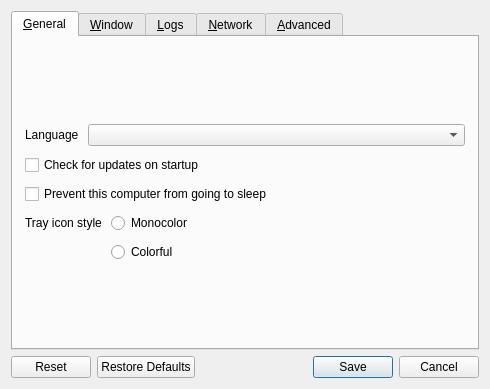
<?xml version="1.0" encoding="UTF-8"?>
<ui version="4.0">
 <class>SettingsDialog</class>
 <widget class="QDialog" name="SettingsDialog">
  <property name="geometry">
   <rect>
    <x>0</x>
    <y>0</y>
    <width>490</width>
    <height>366</height>
   </rect>
  </property>
  <property name="sizePolicy">
   <sizepolicy hsizetype="Maximum" vsizetype="Maximum">
    <horstretch>0</horstretch>
    <verstretch>0</verstretch>
   </sizepolicy>
  </property>
  <property name="windowTitle">
   <string>Preferences</string>
  </property>
  <property name="modal">
   <bool>true</bool>
  </property>
  <layout class="QVBoxLayout" name="verticalLayout_3">
   <item>
    <widget class="QTabWidget" name="tabWidget">
     <widget class="QWidget" name="tabGeneral">
      <attribute name="title">
       <string>&amp;General</string>
      </attribute>
      <layout class="QVBoxLayout" name="verticalLayout_6">
       <property name="spacing">
        <number>9</number>
       </property>
       <property name="leftMargin">
        <number>12</number>
       </property>
       <property name="topMargin">
        <number>0</number>
       </property>
       <property name="rightMargin">
        <number>12</number>
       </property>
       <property name="bottomMargin">
        <number>0</number>
       </property>
       <item>
        <spacer name="verticalSpacer_6">
         <property name="orientation">
          <enum>Qt::Orientation::Vertical</enum>
         </property>
         <property name="sizeHint" stdset="0">
          <size>
           <width>20</width>
           <height>0</height>
          </size>
         </property>
        </spacer>
       </item>
       <item>
        <layout class="QHBoxLayout" name="horizontalLayout_3">
         <item>
          <widget class="QLabel" name="lblLanguage">
           <property name="sizePolicy">
            <sizepolicy hsizetype="Maximum" vsizetype="Preferred">
             <horstretch>0</horstretch>
             <verstretch>0</verstretch>
            </sizepolicy>
           </property>
           <property name="text">
            <string>Language</string>
           </property>
          </widget>
         </item>
         <item>
          <widget class="QComboBox" name="comboLanguage"/>
         </item>
        </layout>
       </item>
       <item>
        <widget class="QCheckBox" name="cbAutoUpdate">
         <property name="text">
          <string>Check for updates on startup</string>
         </property>
        </widget>
       </item>
       <item>
        <widget class="QCheckBox" name="cbPreventSleep">
         <property name="text">
          <string>Prevent this computer from going to sleep</string>
         </property>
        </widget>
       </item>
       <item>
        <layout class="QFormLayout" name="formLayout">
         <item row="1" column="1">
          <widget class="QRadioButton" name="rbIconColorful">
           <property name="text">
            <string>Colorful</string>
           </property>
          </widget>
         </item>
         <item row="0" column="1">
          <widget class="QRadioButton" name="rbIconMono">
           <property name="text">
            <string>Monocolor</string>
           </property>
          </widget>
         </item>
         <item row="0" column="0">
          <widget class="QLabel" name="lblTrayIconStyle">
           <property name="text">
            <string>Tray icon style</string>
           </property>
          </widget>
         </item>
        </layout>
       </item>
       <item>
        <spacer name="verticalSpacer_3">
         <property name="orientation">
          <enum>Qt::Orientation::Vertical</enum>
         </property>
         <property name="sizeHint" stdset="0">
          <size>
           <width>20</width>
           <height>0</height>
          </size>
         </property>
        </spacer>
       </item>
      </layout>
     </widget>
     <widget class="QWidget" name="tabWindow">
      <attribute name="title">
       <string>&amp;Window</string>
      </attribute>
      <layout class="QVBoxLayout" name="verticalLayout_14">
       <property name="spacing">
        <number>9</number>
       </property>
       <property name="leftMargin">
        <number>12</number>
       </property>
       <property name="topMargin">
        <number>0</number>
       </property>
       <property name="rightMargin">
        <number>12</number>
       </property>
       <property name="bottomMargin">
        <number>0</number>
       </property>
       <item>
        <spacer name="verticalSpacer_7">
         <property name="orientation">
          <enum>Qt::Orientation::Vertical</enum>
         </property>
         <property name="sizeHint" stdset="0">
          <size>
           <width>20</width>
           <height>0</height>
          </size>
         </property>
        </spacer>
       </item>
       <item>
        <layout class="QFormLayout" name="formLayout_2">
         <property name="labelAlignment">
          <set>Qt::AlignmentFlag::AlignRight|Qt::AlignmentFlag::AlignTrailing|Qt::AlignmentFlag::AlignVCenter</set>
         </property>
         <item row="0" column="0">
          <widget class="QLabel" name="label_3">
           <property name="text">
            <string>When the application starts</string>
           </property>
          </widget>
         </item>
         <item row="0" column="1">
          <widget class="QWidget" name="widget" native="true">
           <layout class="QVBoxLayout" name="verticalLayout_2">
            <item>
             <widget class="QRadioButton" name="rbShowOnStart">
              <property name="text">
               <string>Show the main window</string>
              </property>
             </widget>
            </item>
            <item>
             <widget class="QRadioButton" name="rbAutoHide">
              <property name="text">
               <string>Send to background</string>
              </property>
             </widget>
            </item>
           </layout>
          </widget>
         </item>
         <item row="1" column="0">
          <widget class="QLabel" name="label">
           <property name="text">
            <string>When the main window is closed</string>
           </property>
           <property name="alignment">
            <set>Qt::AlignmentFlag::AlignRight|Qt::AlignmentFlag::AlignTrailing|Qt::AlignmentFlag::AlignVCenter</set>
           </property>
          </widget>
         </item>
         <item row="1" column="1">
          <widget class="QWidget" name="widget_2" native="true">
           <layout class="QVBoxLayout" name="verticalLayout_13">
            <item>
             <widget class="QRadioButton" name="rbExitOnClose">
              <property name="text">
               <string>Exit</string>
              </property>
             </widget>
            </item>
            <item>
             <widget class="QRadioButton" name="rbCloseToTray">
              <property name="text">
               <string>Send to background</string>
              </property>
             </widget>
            </item>
           </layout>
          </widget>
         </item>
        </layout>
       </item>
       <item>
        <widget class="QCheckBox" name="cbShowVersion">
         <property name="text">
          <string>Include version in the window title</string>
         </property>
        </widget>
       </item>
       <item>
        <spacer name="verticalSpacer_11">
         <property name="orientation">
          <enum>Qt::Orientation::Vertical</enum>
         </property>
         <property name="sizeHint" stdset="0">
          <size>
           <width>20</width>
           <height>0</height>
          </size>
         </property>
        </spacer>
       </item>
      </layout>
     </widget>
     <widget class="QWidget" name="tabLog">
      <attribute name="title">
       <string>&amp;Logs</string>
      </attribute>
      <layout class="QVBoxLayout" name="verticalLayout">
       <property name="spacing">
        <number>9</number>
       </property>
       <property name="leftMargin">
        <number>12</number>
       </property>
       <property name="topMargin">
        <number>0</number>
       </property>
       <property name="rightMargin">
        <number>12</number>
       </property>
       <property name="bottomMargin">
        <number>0</number>
       </property>
       <item>
        <spacer name="verticalSpacer_8">
         <property name="orientation">
          <enum>Qt::Orientation::Vertical</enum>
         </property>
         <property name="sizeHint" stdset="0">
          <size>
           <width>20</width>
           <height>0</height>
          </size>
         </property>
        </spacer>
       </item>
       <item>
        <layout class="QHBoxLayout" name="horizontalLayout_4">
         <item>
          <widget class="QLabel" name="lblLogLevel">
           <property name="sizePolicy">
            <sizepolicy hsizetype="Maximum" vsizetype="Fixed">
             <horstretch>0</horstretch>
             <verstretch>0</verstretch>
            </sizepolicy>
           </property>
           <property name="text">
            <string>Level</string>
           </property>
          </widget>
         </item>
         <item>
          <widget class="QComboBox" name="comboLogLevel">
           <item>
            <property name="text">
             <string>Fatal</string>
            </property>
           </item>
           <item>
            <property name="text">
             <string>Error</string>
            </property>
           </item>
           <item>
            <property name="text">
             <string>Warning</string>
            </property>
           </item>
           <item>
            <property name="text">
             <string>Note</string>
            </property>
           </item>
           <item>
            <property name="text">
             <string>Info</string>
            </property>
           </item>
           <item>
            <property name="text">
             <string>Debug</string>
            </property>
           </item>
           <item>
            <property name="text">
             <string>Debug1</string>
            </property>
           </item>
           <item>
            <property name="text">
             <string>Debug2</string>
            </property>
           </item>
          </widget>
         </item>
        </layout>
       </item>
       <item>
        <widget class="QGroupBox" name="groupLogToFile">
         <property name="title">
          <string>Log to file</string>
         </property>
         <property name="checkable">
          <bool>true</bool>
         </property>
         <layout class="QHBoxLayout" name="horizontalLayout_2">
          <item>
           <widget class="QWidget" name="widgetLogFilename" native="true">
            <property name="sizePolicy">
             <sizepolicy hsizetype="Preferred" vsizetype="Maximum">
              <horstretch>0</horstretch>
              <verstretch>0</verstretch>
             </sizepolicy>
            </property>
            <layout class="QHBoxLayout" name="_4">
             <property name="spacing">
              <number>3</number>
             </property>
             <property name="leftMargin">
              <number>0</number>
             </property>
             <property name="topMargin">
              <number>0</number>
             </property>
             <property name="rightMargin">
              <number>0</number>
             </property>
             <property name="bottomMargin">
              <number>0</number>
             </property>
             <item>
              <widget class="QLabel" name="labelLogPath">
               <property name="sizePolicy">
                <sizepolicy hsizetype="Preferred" vsizetype="Fixed">
                 <horstretch>0</horstretch>
                 <verstretch>0</verstretch>
                </sizepolicy>
               </property>
               <property name="text">
                <string>Log path</string>
               </property>
              </widget>
             </item>
             <item>
              <spacer name="horizontalSpacer_7">
               <property name="orientation">
                <enum>Qt::Orientation::Horizontal</enum>
               </property>
               <property name="sizeType">
                <enum>QSizePolicy::Policy::Minimum</enum>
               </property>
               <property name="sizeHint" stdset="0">
                <size>
                 <width>17</width>
                 <height>25</height>
                </size>
               </property>
              </spacer>
             </item>
             <item>
              <widget class="QLineEdit" name="lineLogFilename">
               <property name="enabled">
                <bool>true</bool>
               </property>
               <property name="sizePolicy">
                <sizepolicy hsizetype="Expanding" vsizetype="Fixed">
                 <horstretch>0</horstretch>
                 <verstretch>0</verstretch>
                </sizepolicy>
               </property>
              </widget>
             </item>
             <item>
              <widget class="QPushButton" name="btnBrowseLog">
               <property name="enabled">
                <bool>true</bool>
               </property>
               <property name="cursor">
                <cursorShape>PointingHandCursor</cursorShape>
               </property>
               <property name="text">
                <string/>
               </property>
               <property name="icon">
                <iconset theme="QIcon::ThemeIcon::DocumentOpen"/>
               </property>
               <property name="flat">
                <bool>true</bool>
               </property>
              </widget>
             </item>
            </layout>
           </widget>
          </item>
         </layout>
        </widget>
       </item>
       <item>
        <widget class="QCheckBox" name="cbGuiDebug">
         <property name="text">
          <string>Enable GUI debug messages</string>
         </property>
        </widget>
       </item>
       <item>
        <widget class="QLabel" name="lblDebugWarning">
         <property name="text">
          <string>Using a Debug log level may affect performance. Only use a Debug level if you are attempting to debug an issue or are gathering logs to submit with a bug report.</string>
         </property>
         <property name="wordWrap">
          <bool>true</bool>
         </property>
        </widget>
       </item>
       <item>
        <spacer name="verticalSpacer_4">
         <property name="orientation">
          <enum>Qt::Orientation::Vertical</enum>
         </property>
         <property name="sizeHint" stdset="0">
          <size>
           <width>20</width>
           <height>0</height>
          </size>
         </property>
        </spacer>
       </item>
      </layout>
     </widget>
     <widget class="QWidget" name="tabNetwork">
      <attribute name="title">
       <string>&amp;Network</string>
      </attribute>
      <layout class="QVBoxLayout" name="verticalLayout_7">
       <property name="spacing">
        <number>9</number>
       </property>
       <property name="leftMargin">
        <number>12</number>
       </property>
       <property name="topMargin">
        <number>0</number>
       </property>
       <property name="rightMargin">
        <number>12</number>
       </property>
       <property name="bottomMargin">
        <number>0</number>
       </property>
       <item>
        <spacer name="verticalSpacer_9">
         <property name="orientation">
          <enum>Qt::Orientation::Vertical</enum>
         </property>
         <property name="sizeHint" stdset="0">
          <size>
           <width>20</width>
           <height>0</height>
          </size>
         </property>
        </spacer>
       </item>
       <item>
        <layout class="QHBoxLayout" name="horizontalLayout">
         <item>
          <widget class="QLabel" name="lblNetworkIp">
           <property name="sizePolicy">
            <sizepolicy hsizetype="Maximum" vsizetype="Fixed">
             <horstretch>0</horstretch>
             <verstretch>0</verstretch>
            </sizepolicy>
           </property>
           <property name="text">
            <string>Network IP</string>
           </property>
          </widget>
         </item>
         <item>
          <widget class="QComboBox" name="comboInterface">
           <property name="sizePolicy">
            <sizepolicy hsizetype="Maximum" vsizetype="Fixed">
             <horstretch>0</horstretch>
             <verstretch>0</verstretch>
            </sizepolicy>
           </property>
           <item>
            <property name="text">
             <string>Automatic</string>
            </property>
           </item>
          </widget>
         </item>
         <item>
          <spacer name="horizontalSpacer">
           <property name="orientation">
            <enum>Qt::Orientation::Horizontal</enum>
           </property>
           <property name="sizeType">
            <enum>QSizePolicy::Policy::Expanding</enum>
           </property>
           <property name="sizeHint" stdset="0">
            <size>
             <width>25</width>
             <height>20</height>
            </size>
           </property>
          </spacer>
         </item>
        </layout>
       </item>
       <item>
        <layout class="QHBoxLayout" name="horizontalLayout_6">
         <item>
          <widget class="QLabel" name="lblPort">
           <property name="sizePolicy">
            <sizepolicy hsizetype="Maximum" vsizetype="Fixed">
             <horstretch>0</horstretch>
             <verstretch>0</verstretch>
            </sizepolicy>
           </property>
           <property name="text">
            <string>Port</string>
           </property>
          </widget>
         </item>
         <item>
          <widget class="QSpinBox" name="sbPort">
           <property name="enabled">
            <bool>true</bool>
           </property>
           <property name="sizePolicy">
            <sizepolicy hsizetype="Maximum" vsizetype="Fixed">
             <horstretch>0</horstretch>
             <verstretch>0</verstretch>
            </sizepolicy>
           </property>
           <property name="maximum">
            <number>65535</number>
           </property>
           <property name="value">
            <number>24800</number>
           </property>
          </widget>
         </item>
         <item>
          <spacer name="horizontalSpacer_3">
           <property name="orientation">
            <enum>Qt::Orientation::Horizontal</enum>
           </property>
           <property name="sizeHint" stdset="0">
            <size>
             <width>40</width>
             <height>20</height>
            </size>
           </property>
          </spacer>
         </item>
        </layout>
       </item>
       <item>
        <widget class="QGroupBox" name="groupFileTransfer">
         <property name="title">
          <string>File Transfer</string>
         </property>
         <layout class="QFormLayout" name="formLayoutFileTransfer">
          <item row="0" column="0">
           <widget class="QLabel" name="lblTransferPort">
            <property name="text">
             <string>P2P port</string>
            </property>
           </widget>
          </item>
          <item row="0" column="1">
           <widget class="QSpinBox" name="sbTransferPort">
            <property name="minimum">
             <number>1024</number>
            </property>
            <property name="maximum">
             <number>65535</number>
            </property>
            <property name="value">
             <number>24801</number>
            </property>
           </widget>
          </item>
          <item row="1" column="0">
           <widget class="QLabel" name="lblReceiveDirectory">
            <property name="text">
             <string>Receive folder</string>
            </property>
           </widget>
          </item>
          <item row="1" column="1">
           <widget class="QWidget" name="widgetReceiveDirectory" native="true">
            <layout class="QHBoxLayout" name="horizontalLayoutReceiveDirectory">
             <property name="spacing">
              <number>3</number>
             </property>
             <property name="leftMargin">
              <number>0</number>
             </property>
             <property name="topMargin">
              <number>0</number>
             </property>
             <property name="rightMargin">
              <number>0</number>
             </property>
             <property name="bottomMargin">
              <number>0</number>
             </property>
             <item>
              <widget class="QLineEdit" name="lineReceiveDirectory"/>
             </item>
             <item>
              <widget class="QPushButton" name="btnBrowseReceiveDirectory">
               <property name="cursor">
                <cursorShape>PointingHandCursor</cursorShape>
               </property>
               <property name="text">
                <string/>
               </property>
               <property name="icon">
                <iconset theme="QIcon::ThemeIcon::DocumentOpen"/>
               </property>
               <property name="flat">
                <bool>true</bool>
               </property>
              </widget>
             </item>
            </layout>
           </widget>
          </item>
          <item row="2" column="0">
           <widget class="QLabel" name="lblApprovedPeers">
            <property name="text">
             <string>Approved peers</string>
            </property>
           </widget>
          </item>
          <item row="2" column="1">
           <widget class="QLineEdit" name="lineApprovedPeers">
            <property name="placeholderText">
             <string>One host/IP per entry, separated by commas</string>
            </property>
           </widget>
          </item>
         </layout>
        </widget>
       </item>
       <item>
        <widget class="QGroupBox" name="groupSecurity">
         <property name="sizePolicy">
          <sizepolicy hsizetype="Preferred" vsizetype="Maximum">
           <horstretch>0</horstretch>
           <verstretch>0</verstretch>
          </sizepolicy>
         </property>
         <property name="title">
          <string>Enable TLS Encryption</string>
         </property>
         <property name="checkable">
          <bool>true</bool>
         </property>
         <property name="checked">
          <bool>false</bool>
         </property>
         <layout class="QVBoxLayout" name="_11">
          <item>
           <widget class="QWidget" name="widgetTlsCert" native="true">
            <layout class="QHBoxLayout" name="_12">
             <property name="leftMargin">
              <number>0</number>
             </property>
             <property name="topMargin">
              <number>0</number>
             </property>
             <property name="rightMargin">
              <number>0</number>
             </property>
             <property name="bottomMargin">
              <number>0</number>
             </property>
             <item>
              <widget class="QLabel" name="lblTlsCertInfo">
               <property name="text">
                <string notr="true"/>
               </property>
              </widget>
             </item>
             <item>
              <widget class="QLabel" name="lblTlsCert">
               <property name="sizePolicy">
                <sizepolicy hsizetype="Preferred" vsizetype="Fixed">
                 <horstretch>0</horstretch>
                 <verstretch>0</verstretch>
                </sizepolicy>
               </property>
               <property name="text">
                <string>Certificate</string>
               </property>
              </widget>
             </item>
             <item>
              <widget class="QLineEdit" name="lineTlsCertPath">
               <property name="minimumSize">
                <size>
                 <width>0</width>
                 <height>0</height>
                </size>
               </property>
              </widget>
             </item>
             <item>
              <widget class="QPushButton" name="btnTlsCertPath">
               <property name="cursor">
                <cursorShape>PointingHandCursor</cursorShape>
               </property>
               <property name="text">
                <string/>
               </property>
               <property name="icon">
                <iconset theme="QIcon::ThemeIcon::DocumentOpen"/>
               </property>
               <property name="flat">
                <bool>true</bool>
               </property>
              </widget>
             </item>
            </layout>
           </widget>
          </item>
          <item>
           <layout class="QHBoxLayout" name="horizontalLayout_5">
            <property name="topMargin">
             <number>0</number>
            </property>
            <item>
             <widget class="QLabel" name="lblTlsKeyLength">
              <property name="sizePolicy">
               <sizepolicy hsizetype="Preferred" vsizetype="Fixed">
                <horstretch>0</horstretch>
                <verstretch>0</verstretch>
               </sizepolicy>
              </property>
              <property name="text">
               <string>Key length</string>
              </property>
             </widget>
            </item>
            <item>
             <widget class="QComboBox" name="comboTlsKeyLength">
              <item>
               <property name="text">
                <string notr="true">2048</string>
               </property>
              </item>
              <item>
               <property name="text">
                <string notr="true">4096</string>
               </property>
              </item>
             </widget>
            </item>
            <item>
             <spacer name="horizontalSpacer_2">
              <property name="orientation">
               <enum>Qt::Orientation::Horizontal</enum>
              </property>
              <property name="sizeHint" stdset="0">
               <size>
                <width>40</width>
                <height>20</height>
               </size>
              </property>
             </spacer>
            </item>
            <item>
             <widget class="QPushButton" name="btnTlsRegenCert">
              <property name="text">
               <string>Regenerate certificate</string>
              </property>
              <property name="icon">
               <iconset theme="QIcon::ThemeIcon::ViewRefresh"/>
              </property>
             </widget>
            </item>
           </layout>
          </item>
          <item>
           <widget class="QCheckBox" name="cbRequireClientCert">
            <property name="text">
             <string>Require client certificates</string>
            </property>
           </widget>
          </item>
          <item>
           <spacer name="verticalSpacer_2">
            <property name="orientation">
             <enum>Qt::Orientation::Vertical</enum>
            </property>
            <property name="sizeHint" stdset="0">
             <size>
              <width>20</width>
              <height>0</height>
             </size>
            </property>
           </spacer>
          </item>
         </layout>
        </widget>
       </item>
       <item>
        <spacer name="verticalSpacer_5">
         <property name="orientation">
          <enum>Qt::Orientation::Vertical</enum>
         </property>
         <property name="sizeHint" stdset="0">
          <size>
           <width>20</width>
           <height>0</height>
          </size>
         </property>
        </spacer>
       </item>
      </layout>
     </widget>
     <widget class="QWidget" name="tabAdvanced">
      <attribute name="title">
       <string>&amp;Advanced</string>
      </attribute>
      <layout class="QVBoxLayout" name="verticalLayout_4">
       <property name="spacing">
        <number>9</number>
       </property>
       <property name="leftMargin">
        <number>12</number>
       </property>
       <property name="topMargin">
        <number>0</number>
       </property>
       <property name="rightMargin">
        <number>12</number>
       </property>
       <property name="bottomMargin">
        <number>0</number>
       </property>
       <item>
        <spacer name="verticalSpacer_10">
         <property name="orientation">
          <enum>Qt::Orientation::Vertical</enum>
         </property>
         <property name="sizeHint" stdset="0">
          <size>
           <width>20</width>
           <height>0</height>
          </size>
         </property>
        </spacer>
       </item>
       <item>
        <widget class="QGroupBox" name="groupService">
         <property name="enabled">
          <bool>true</bool>
         </property>
         <property name="title">
          <string>Use background service (daemon)</string>
         </property>
         <property name="checkable">
          <bool>true</bool>
         </property>
         <property name="checked">
          <bool>false</bool>
         </property>
         <layout class="QGridLayout" name="_6">
          <item row="1" column="0">
           <widget class="QCheckBox" name="cbElevateDaemon">
            <property name="text">
             <string>Always run as system (work at login screen and UAC)</string>
            </property>
            <property name="autoExclusive">
             <bool>false</bool>
            </property>
           </widget>
          </item>
         </layout>
        </widget>
       </item>
       <item>
        <widget class="QWidget" name="widgetWlClipboard" native="true">
         <layout class="QVBoxLayout" name="verticalLayout_5">
          <item>
           <widget class="QCheckBox" name="cbUseWlClipboard">
            <property name="text">
             <string>Enable wl-clipboard support</string>
            </property>
           </widget>
          </item>
          <item>
           <widget class="QLabel" name="lblWlClipboard">
            <property name="text">
             <string>&lt;html&gt;&lt;head/&gt;&lt;body&gt;&lt;p&gt;Requires the wl-clipboard package&lt;/p&gt;&lt;p&gt;When using wl-clipboard v2.2.1, there is a focus stealing bug that may make Deskflow harder to use. This has been fixed when using the wl-clipboard master branch, unless your Compositor lacks wlroots-data-control protocol support.&lt;/p&gt;&lt;/body&gt;&lt;/html&gt;</string>
            </property>
            <property name="wordWrap">
             <bool>true</bool>
            </property>
           </widget>
          </item>
         </layout>
        </widget>
       </item>
       <item>
        <layout class="QFormLayout" name="formLayout_3">
         <property name="fieldGrowthPolicy">
          <enum>QFormLayout::FieldGrowthPolicy::ExpandingFieldsGrow</enum>
         </property>
         <property name="rowWrapPolicy">
          <enum>QFormLayout::RowWrapPolicy::DontWrapRows</enum>
         </property>
         <property name="labelAlignment">
          <set>Qt::AlignmentFlag::AlignLeading|Qt::AlignmentFlag::AlignLeft|Qt::AlignmentFlag::AlignVCenter</set>
         </property>
         <property name="formAlignment">
          <set>Qt::AlignmentFlag::AlignHCenter|Qt::AlignmentFlag::AlignTop</set>
         </property>
         <item row="0" column="0">
          <widget class="QCheckBox" name="cbRunEnterCommand">
           <property name="text">
            <string>Run command on enter</string>
           </property>
          </widget>
         </item>
         <item row="0" column="1">
          <widget class="QLineEdit" name="lineCommandEnter"/>
         </item>
         <item row="1" column="0">
          <widget class="QCheckBox" name="cbRunExitCommand">
           <property name="text">
            <string>Run command on exit</string>
           </property>
          </widget>
         </item>
         <item row="1" column="1">
          <widget class="QLineEdit" name="lineCommandExit"/>
         </item>
        </layout>
       </item>
       <item>
        <spacer name="verticalSpacer">
         <property name="orientation">
          <enum>Qt::Orientation::Vertical</enum>
         </property>
         <property name="sizeHint" stdset="0">
          <size>
           <width>20</width>
           <height>0</height>
          </size>
         </property>
        </spacer>
       </item>
      </layout>
     </widget>
    </widget>
   </item>
   <item>
    <widget class="QDialogButtonBox" name="buttonBox">
     <property name="orientation">
      <enum>Qt::Orientation::Horizontal</enum>
     </property>
     <property name="standardButtons">
      <set>QDialogButtonBox::StandardButton::Cancel|QDialogButtonBox::StandardButton::Reset|QDialogButtonBox::StandardButton::RestoreDefaults|QDialogButtonBox::StandardButton::Save</set>
     </property>
    </widget>
   </item>
  </layout>
 </widget>
 <resources/>
 <connections/>
</ui>
